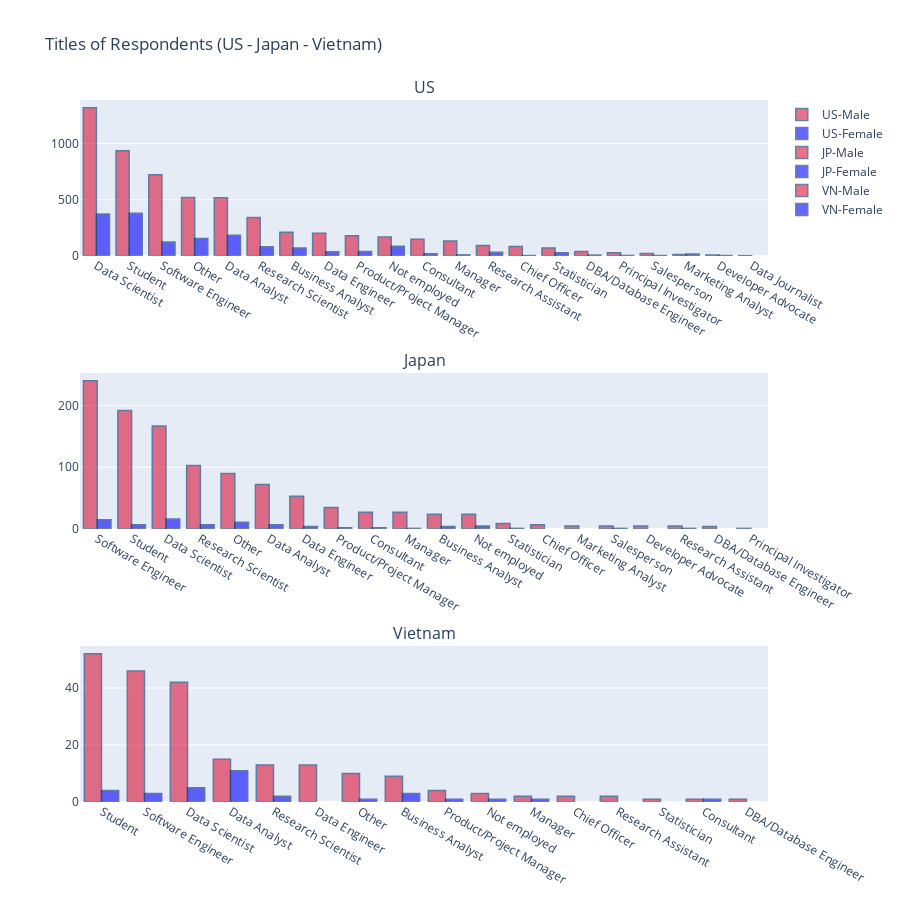

Notebook code cell kept with this figure:
### Code cell
fig = make_subplots(rows=3, cols=1,subplot_titles=('US','Japan', 'Vietnam'))
#US
fig.add_trace(
    go.Bar(x= xs_us_male,
            y = ys_us_male,
           name="US-Male", marker_color='crimson'),
    row=1, col=1)
fig.add_trace(
    go.Bar(x= xs_us_female,
            y = ys_us_female,
           name="US-Female", marker_color='blue'),
    row=1, col=1)

#Japan
fig.add_trace(
    go.Bar(x= xs_jp_male,
            y = ys_jp_male,
           name="JP-Male", marker_color='crimson'),
    row=2, col=1)
fig.add_trace(
    go.Bar(x= xs_jp_female,
            y = ys_jp_female,
           name="JP-Female", marker_color='blue'),
    row=2, col=1)

#Vietnam
fig.add_trace(
    go.Bar(x= xs_vn_male,
            y = ys_vn_male,
           name="VN-Male", marker_color='crimson'),
    row=3, col=1)
fig.add_trace(
    go.Bar(x= xs_vn_female,
            y = ys_vn_female,
           name="VN-Female", marker_color='blue'),
    row=3, col=1)

fig.update_layout(
    title_text="Titles of Respondents (US - Japan - Vietnam)",
    height=900, width=900, showlegend=True)

fig.update_traces(marker_line_color='rgb(8,48,107)',
                  marker_line_width=1.5, opacity=0.6)
fig.show()

### Figure 1 — Plotly figure (JSON) as saved in the notebook; plotly's stock layout.template omitted (floating-point values rounded to 4 significant figures)
{"data": [{"marker": {"color": "crimson", "line": {"color": "rgb(8,48,107)", "width": 1.5}}, "name": "US-Male", "opacity": 0.6, "type": "bar", "x": ["Data Scientist", "Student", "Software Engineer", "Other", "Data Analyst", "Research Scientist", "Business Analyst", "Data Engineer", "Product/Project Manager", "Not employed", "Consultant", "Manager", "Research Assistant", "Chief Officer", "Statistician", "DBA/Database Engineer", "Principal Investigator", "Salesperson", "Marketing Analyst", "Developer Advocate", "Data Journalist"], "xaxis": "x", "y": [1318, 937, 722, 520, 517, 343, 211, 203, 179, 168, 148, 133, 94, 84, 72, 41, 30, 23, 14, 9, 3], "yaxis": "y"}, {"marker": {"color": "blue", "line": {"color": "rgb(8,48,107)", "width": 1.5}}, "name": "US-Female", "opacity": 0.6, "type": "bar", "x": ["Student", "Data Scientist", "Data Analyst", "Other", "Software Engineer", "Not employed", "Research Scientist", "Business Analyst", "Product/Project Manager", "Data Engineer", "Research Assistant", "Statistician", "Consultant", "Marketing Analyst", "Manager", "DBA/Database Engineer", "Principal Investigator", "Salesperson", "Chief Officer", "Developer Advocate"], "xaxis": "x", "y": [381, 373, 185, 156, 124, 87, 82, 71, 39, 37, 33, 28, 19, 17, 10, 8, 5, 4, 4, 4], "yaxis": "y"}, {"marker": {"color": "crimson", "line": {"color": "rgb(8,48,107)", "width": 1.5}}, "name": "JP-Male", "opacity": 0.6, "type": "bar", "x": ["Software Engineer", "Student", "Data Scientist", "Research Scientist", "Other", "Data Analyst", "Data Engineer", "Product/Project Manager", "Consultant", "Manager", "Business Analyst", "Not employed", "Statistician", "Chief Officer", "Marketing Analyst", "Salesperson", "Developer Advocate", "Research Assistant", "DBA/Database Engineer", "Principal Investigator"], "xaxis": "x2", "y": [240, 192, 167, 103, 90, 72, 53, 35, 27, 27, 24, 24, 9, 7, 5, 5, 5, 5, 4, 1], "yaxis": "y2"}, {"marker": {"color": "blue", "line": {"color": "rgb(8,48,107)", "width": 1.5}}, "name": "JP-Female", "opacity": 0.6, "type": "bar", "x": ["Data Scientist", "Software Engineer", "Other", "Data Analyst", "Student", "Research Scientist", "Not employed", "Business Analyst", "Data Engineer", "Consultant", "Product/Project Manager", "Statistician", "Salesperson", "Manager", "Research Assistant"], "xaxis": "x2", "y": [16, 15, 11, 7, 7, 7, 5, 4, 4, 2, 2, 1, 1, 1, 1], "yaxis": "y2"}, {"marker": {"color": "crimson", "line": {"color": "rgb(8,48,107)", "width": 1.5}}, "name": "VN-Male", "opacity": 0.6, "type": "bar", "x": ["Student", "Software Engineer", "Data Scientist", "Data Analyst", "Research Scientist", "Data Engineer", "Other", "Business Analyst", "Product/Project Manager", "Not employed", "Manager", "Chief Officer", "Research Assistant", "Statistician", "Consultant", "DBA/Database Engineer"], "xaxis": "x3", "y": [52, 46, 42, 15, 13, 13, 10, 9, 4, 3, 2, 2, 2, 1, 1, 1], "yaxis": "y3"}, {"marker": {"color": "blue", "line": {"color": "rgb(8,48,107)", "width": 1.5}}, "name": "VN-Female", "opacity": 0.6, "type": "bar", "x": ["Data Analyst", "Data Scientist", "Student", "Software Engineer", "Business Analyst", "Research Scientist", "Consultant", "Product/Project Manager", "Manager", "Other", "Not employed"], "xaxis": "x3", "y": [11, 5, 4, 3, 3, 2, 1, 1, 1, 1, 1], "yaxis": "y3"}], "layout": {"annotations": [{"font": {"size": 16}, "showarrow": false, "text": "US", "x": 0.5, "xanchor": "center", "xref": "paper", "y": 1, "yanchor": "bottom", "yref": "paper"}, {"font": {"size": 16}, "showarrow": false, "text": "Japan", "x": 0.5, "xanchor": "center", "xref": "paper", "y": 0.6111, "yanchor": "bottom", "yref": "paper"}, {"font": {"size": 16}, "showarrow": false, "text": "Vietnam", "x": 0.5, "xanchor": "center", "xref": "paper", "y": 0.2222, "yanchor": "bottom", "yref": "paper"}], "height": 900, "showlegend": true, "title": {"text": "Titles of Respondents (US - Japan - Vietnam)"}, "width": 900, "xaxis": {"anchor": "y", "domain": [0, 1]}, "xaxis2": {"anchor": "y2", "domain": [0, 1]}, "xaxis3": {"anchor": "y3", "domain": [0, 1]}, "yaxis": {"anchor": "x", "domain": [0.7778, 1]}, "yaxis2": {"anchor": "x2", "domain": [0.3889, 0.6111]}, "yaxis3": {"anchor": "x3", "domain": [0, 0.2222]}}}
